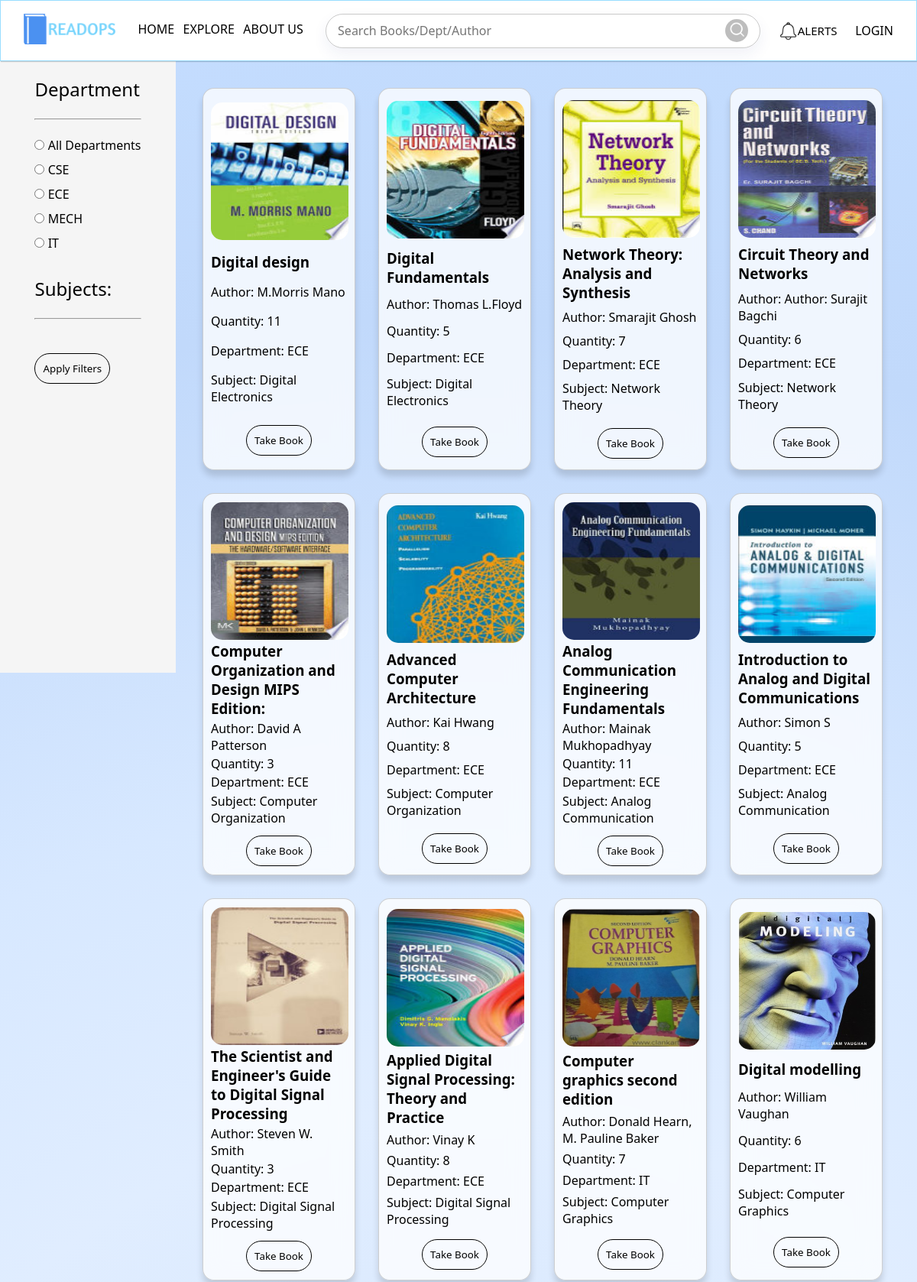
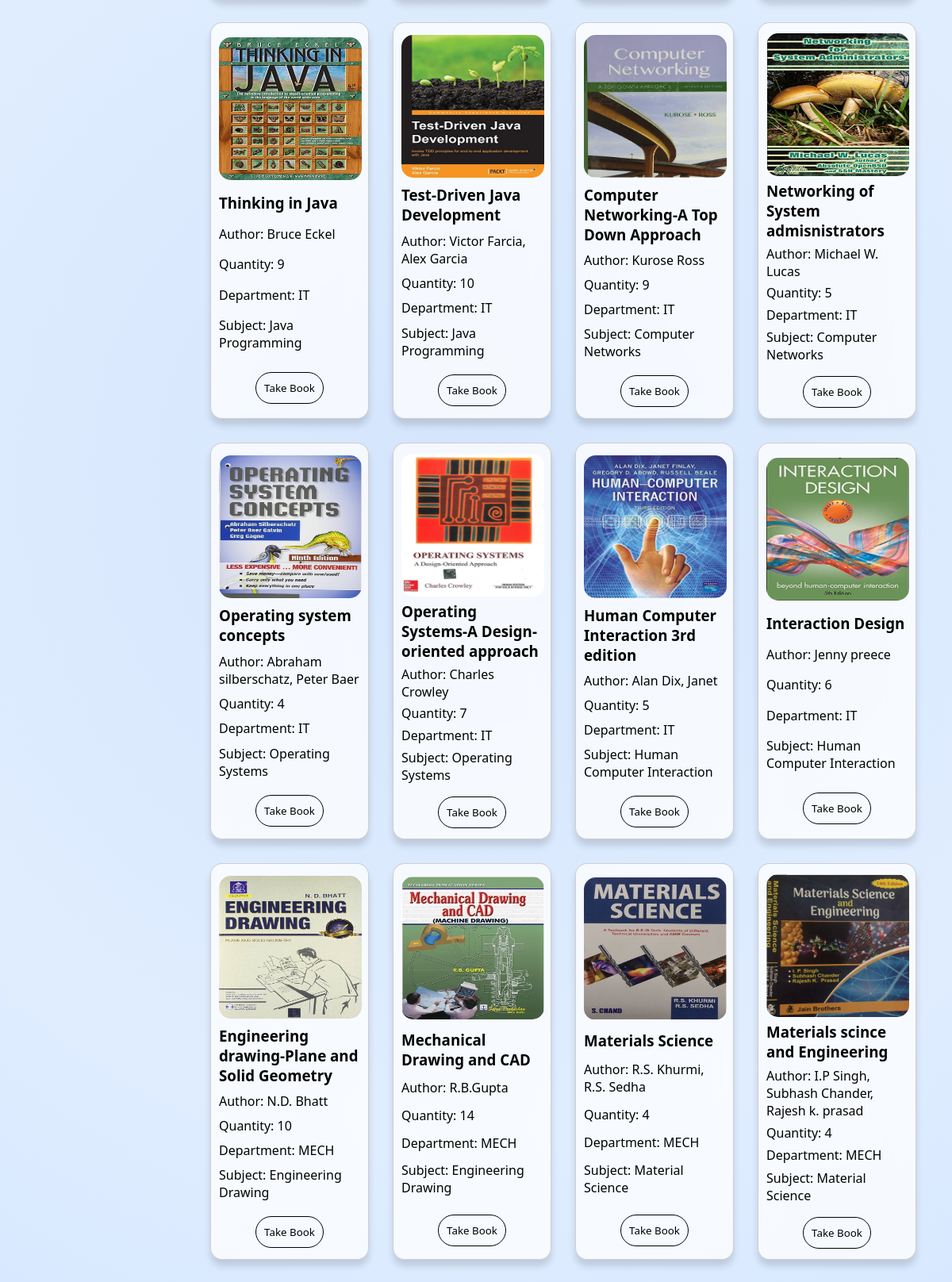
/explore (upper part), run on the app's committed database (2 pictures, top to bottom).
### libapp/models.py (models this page shows, shortened)
class Book(models.Model):
    title = models.CharField(max_length=100)
    description = models.TextField()
    author = models.CharField(max_length=100)
    quantity = models.PositiveIntegerField()
    department = models.CharField(max_length=100)
    subject = models.CharField(max_length=100)
    image = models.ImageField(upload_to='book_covers/', blank=True, null=True)

### libapp/views.py (the view)
# urls.py: path('explore', explore_view, name='explore_view'),
def explore_view(request):
    form = BookFilterForm(request.GET)
    books = Book.objects.all()
    if form.is_valid():
        department = form.cleaned_data['department']
        subjects = form.cleaned_data['subjects']
        if department:
            books = books.filter(department=department)
        if subjects:
            books = books.filter(subject__in=subjects)
    return render(request, 'libapp/explore.html', {'books': books, 'form': form})

### libapp/templates/libapp/explore.html (shortened to what this page needs)
{% extends 'libapp/base.html' %}
 {% block content %} {% load static %}
 <div class="explorebody">
 <div class="sidebar">
    <form method="get" id="filter-form">
        <label for="id_department" class="sidebarHead">Department</label>
        <br/>
        <br/>
        <hr/>
        <br/>
        {% for department_value, department_label in form.department.field.choices %}
            <div class="filterboxes">
                <input type="radio" id="id_department_{{ forloop.counter0 }}"
                    name="department" value="{{ department_value }}"
                    {% if department_value == form.department.value %}checked{% endif %}>
                <label for="id_department_{{ forloop.counter0 }}">{{ department_label }}</label>
                <br/>
            </div>
        {% endfor %}
        <br>
        <label class="sidebarHead">Subjects:</label><br>
        <br/>
        <hr/>
        <br/>
        <br>
        <button type="submit" class="applyfilterbtn">Apply Filters</button>
    </form>
</div>
    <div class="main-content" id="books-container">
        {% for book in books %}
        <div class="book-tile">
            {% if book.image %}
            <img src="{{ book.image.url }}" alt="{{ book.title }} " height="180px" width="180px">
            {% endif %}
            <h3>{{ book.title }}</h3>
            <p>Author: {{ book.author }}</p>
            <p>Quantity: {{ book.quantity }}</p>
            <p>Department: {{ book.department }}</p>
            <p>Subject: {{ book.subject }}</p>
            {%if user.is_librarian %}
                <form action="{% url 'update_book_details' book.pk %}" method="post" enctype="multipart/form-data">
                    {% csrf_token %}
                    <input type="hidden" name="book" value="{{ book.pk }}">
                    <button type="submit" class="applyfilterbtn">Update Book Details</button>
                </form>
            {% else %}
                <form action="{% url 'book_request' %}" method="post">
                    <button type="submit" class="applyfilterbtn">Take Book</button>
                </form>
            {% endif %}
        </div>
        {% empty %}
        <p>No books found with selected filters.</p>
        {% endfor %}
    </div>
</div>
{% endblock %}

### libapp/templates/libapp/base.html (shortened to what this page needs)
{% load static %}
<!DOCTYPE html>
<html lang="en">
  <head>
    <link rel="stylesheet" href="{% static 'css/Styles.css'%}" />
  </head>
  <body>
    <div class="navbar">
      <a href="/">
      <img
        src="{%static 'Images/logo-no-background.png'%}"
        alt="ReadOps"
        height="40px"
      />
      </a>
      <div class="menu Mmenu">
        <a href="/">Home</a>
        {% if user.is_librarian %}
            <a href="explore">Update Books</a>
        {% else %}
            <a href="explore">Explore</a>
        {% endif %}
        <a href="aboutus">About us</a>
      </div>
      <form action="{% url 'explore' %}" class="searchbar">
        <input type="text" placeholder="Search Books/Dept/Author" name="q" />
        <button type="submit">
          <img src="{%static 'Images/search.png'%}" alt="search" />
        </button>
      </form>
      <button class="notification">
        <img
          src="{%static 'Images/notification.png'%}"
          alt=""
          height="25px"
        /><span> ALERTS</span>
      </button>
      <div class="menu">
        <div id="user-info">
          {% if user.is_authenticated %}
              <a href="dashboard" id="username">{{ user.username }}</a> | <a href="javascript:void(0);" onclick="logoutUser()">Logout</a>
          {% else %}
              <a href="{% url 'login' %}">Login</a>
          {% endif %}
      </div>
      </div>
    </div>
    <div class="content">{% block content %} {% endblock %}</div>
  </body>
</html>

### libapp/static/css/Styles.css (style rules this page uses)
* { margin: 0; padding: 0; font-family: system-ui, -apple-system, BlinkMacSystemFont, "Segoe UI", Roboto, Oxygen, Ubuntu, Cantarell, "Open Sans", "Helvetica Neue", sans-serif; box-sizing: border-box; }
body { margin: 0; background: rgb(255,255,255); background: radial-gradient(circle, rgba(255,255,255,1) 0%, rgba(212,229,252,1) 0%, rgba(224,237,255,1) 35%, rgba(215,232,255,1) 53%, rgba(193,217,251,1) 79%, rgba(196,221,255,1) 100%, rgba(75,145,241,1) 100%); background-attachment: fixed; min-height: 100vh; }
.navbar { display: flex; align-items: center; justify-content: space-between; padding: 0px 30px; border: 1px solid rgba(74, 195, 255, 0.57); text-transform: uppercase; box-shadow: 1px 1px 1px rgba(0, 0, 0, 0.185); }
.Mmenu { width: 20%; }
.navbar .menu { display: flex; justify-content: space-around; }
.navbar .menu a { text-decoration: none; color: black; position: relative; padding-bottom: 4px; }
.navbar .menu a::before { content: ""; position: absolute; width: 100%; top: 0; bottom: 0; background-image: linear-gradient( 90deg, rgb(0, 47, 255), rgb(0, 47, 255) ); background-size: 0 2px; background-repeat: no-repeat; background-position: left bottom; transition: background-size 0.3s ease-in; }
.searchbar { padding: 10px 15px; display: flex; align-items: center; width: 50%; height: 45px; border: 1px solid rgba(0, 0, 0, 0.212); border-radius: 60px; box-shadow: 0 8px 20px 0 rgba(31, 38, 135, 0.068); }
.searchbar input { background: transparent; border: 0; outline: none; font-size: 16px; flex: 1; }
.searchbar button { border: 0; border-radius: 50%; width: 30px; height: 30px; background: rgba(96, 96, 96, 0.414); cursor: pointer; }
.searchbar button img { width: 20px; }
.notification { display: flex; align-items: center; background: transparent; outline: none; border: 0; cursor: pointer; justify-content: space-between; font-size: 15px; }
.navbar { position: fixed; height: 80px; width: 100%; background-color: white; z-index: 100; }
.explorebody { padding-top: 80px; }
.sidebar { display: flex; flex-direction: column; align-items: center; position: fixed; float: left; height: 100vh; width: 230px; padding: 20px; background-color: #f5f5f5; }
.main-content { margin-left: 230px; padding: 20px; display: flex; justify-content: start; flex-wrap: wrap; min-height: 90vh; }
.book-tile { display: flex; flex-direction: column; width: 200px; height: 500px; border: 1px solid #ccc; margin: 15px; padding: 10px; justify-content: space-around; align-items:start; background: rgba(255, 255, 255, 0.75); border-radius: 15px; backdrop-filter: blur(15px); border: 1px solid rgba(174, 174, 174, 0.577); box-shadow: 0 8px 8px rgba(0, 0, 0, 0.137); transition-duration: 300ms; }
.book-tile img { border-radius: 15px; }
.book-tile form { align-self: center; margin-top: 10px; }
.sidebarHead { font-size: 24px; }
.filterboxes { padding-bottom: 10px; }
.applyfilterbtn { align-self: center; margin-left: auto; margin-right: auto; background: transparent; border: 1px solid black; border-radius: 60px; padding: 10px; cursor: pointer; transition-duration: 300ms; }
body { margin: 0; }

### data on the page
Book: image (picture), title "Digital design", author "M.Morris Mano", quantity "11", department "ECE", subject "Digital Electronics"
Book: image (picture), title "Digital Fundamentals", author "Thomas L.Floyd", quantity "5", department "ECE", subject "Digital Electronics"
Book: image (picture), title "Network Theory: Analysis and Synthesis", author "Smarajit Ghosh", quantity "7", department "ECE", subject "Network Theory"
Book: image (picture), title "Circuit Theory and Networks", author "Author: Surajit Bagchi", quantity "6", department "ECE", subject "Network Theory"
Book: image (picture), title "Computer Organization and Design MIPS Edition:", author "David A Patterson", quantity "3", department "ECE", subject "Computer Organization"
Book: image (picture), title "Advanced Computer Architecture", author "Kai Hwang", quantity "8", department "ECE", subject "Computer Organization"
Book: image (picture), title "Analog Communication Engineering Fundamentals", author "Mainak Mukhopadhyay", quantity "11", department "ECE", subject "Analog Communication"
Book: image (picture), title "Introduction to Analog and Digital Communications", author "Simon S", quantity "5", department "ECE", subject "Analog Communication"
Book: image (picture), title "The Scientist and Engineer's Guide to Digital Signal Processing", author "Steven W. Smith", quantity "3", department "ECE", subject "Digital Signal Processing"
Book: image (picture), title "Applied Digital Signal Processing: Theory and Practice", author "Vinay K", quantity "8", department "ECE", subject "Digital Signal Processing"
Book: image (picture), title "Computer graphics second edition", author "Donald Hearn, M. Pauline Baker", quantity "7", department "IT", subject "Computer Graphics"
Book: image (picture), title "Digital modelling", author "William Vaughan", quantity "6", department "IT", subject "Computer Graphics"
Book: image (picture), title "Thinking in Java", author "Bruce Eckel", quantity "9", department "IT", subject "Java Programming"
Book: image (picture), title "Test-Driven Java Development", author "Victor Farcia, Alex Garcia", quantity "10", department "IT", subject "Java Programming"
Book: image (picture), title "Computer Networking-A Top Down Approach", author "Kurose Ross", quantity "9", department "IT", subject "Computer Networks"
Book: image (picture), title "Networking of System admisnistrators", author "Michael W. Lucas", quantity "5", department "IT", subject "Computer Networks"
Book: image (picture), title "Operating system concepts", author "Abraham silberschatz, Peter Baer", quantity "4", department "IT", subject "Operating Systems"
Book: image (picture), title "Operating Systems-A Design-oriented approach", author "Charles Crowley", quantity "7", department "IT", subject "Operating Systems"
Book: image (picture), title "Human Computer Interaction 3rd edition", author "Alan Dix, Janet", quantity "5", department "IT", subject "Human Computer Interaction"
Book: image (picture), title "Interaction Design", author "Jenny preece", quantity "6", department "IT", subject "Human Computer Interaction"
Book: image (picture), title "Engineering drawing-Plane and Solid Geometry", author "N.D. Bhatt", quantity "10", department "MECH", subject "Engineering Drawing"
Book: image (picture), title "Mechanical Drawing and CAD", author "R.B.Gupta", quantity "14", department "MECH", subject "Engineering Drawing"
Book: image (picture), title "Materials Science", author "R.S. Khurmi, R.S. Sedha", quantity "4", department "MECH", subject "Material Science"
Book: image (picture), title "Materials scince and Engineering", author "I.P Singh, Subhash Chander, Rajesh k. prasad", quantity "4", department "MECH", subject "Material Science"

### other printed values
{{ department_label }} "All Departments" "CSE" "ECE" "MECH" "IT"
